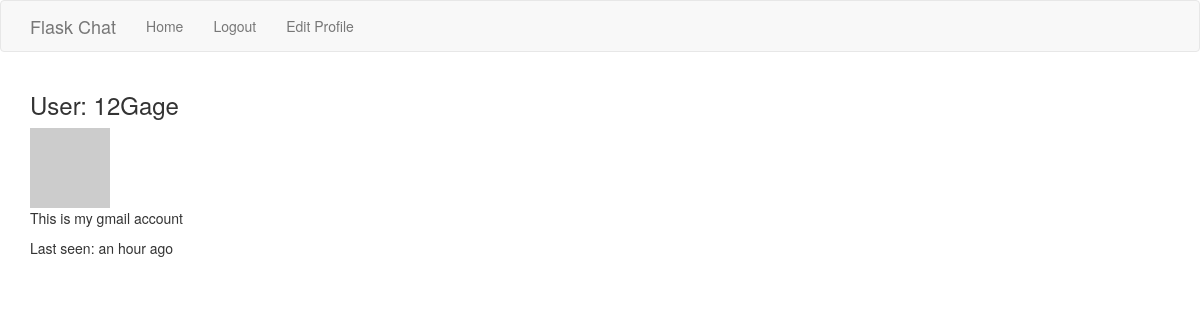
Page /user/12Gage (signed in) on the committed database.
### app/models.py (models this page shows, shortened)
class User(UserMixin, db.Model):
    __tablename__ = 'user'
    id = db.Column(db.Integer, primary_key=True)
    email = db.Column(db.String(150), unique=True)
    username = db.Column(db.String(150), unique=True)
    password_hash = db.Column(db.String(150))
    messages = db.relationship('Message', backref='user', lazy='dynamic')
    rooms = db.relationship('Room',
                            secondary=user_room,
                            backref=db.backref('user', lazy='dynamic'),
                            lazy='dynamic')
    about_me = db.Column(db.String(140))
    last_seen = db.Column(db.DateTime, default=datetime.utcnow)
    def get_avatar(self, size):
        digest = md5(self.email.lower().encode('utf-8')).hexdigest()
        return 'https://www.gravatar.com/avatar/{}?d=identicon&s={}'.format(digest, size)
    @login.user_loader
    def load_user(id):
        return User.query.get(int(id))

### app/main/routes.py (the view)
@bp.route('/user/<username>')
@login_required
def user(username):
    user = User.query.filter_by(username=username).first_or_404()
    return render_template('user.html', user=user)

### app/main/routes.py (called while the page is built)
@bp.before_request
def before_request():
    if current_user.is_authenticated:
        current_user.last_seen = datetime.utcnow()
        db.session.commit()

### app/templates/user.html (shortened to what this page needs)
{% extends "base.html" %}
{% block app_content %}
<div class="h3 p-3">User: {{ user.username }}</div>
<img src="{{ user.get_avatar(128) }}">
<div class="p-3">
    {% if user.about_me %}<p>{{ user.about_me }}</p>{% endif %}
    {% if user.last_seen %}
    <p>Last seen: {{ moment(user.last_seen).fromNow() }}
    {% endif %}
</div>
{% endblock %}

### rows in the picture
User: username "12Gage", about_me "This is my gmail account", last_seen "an hour ago"
